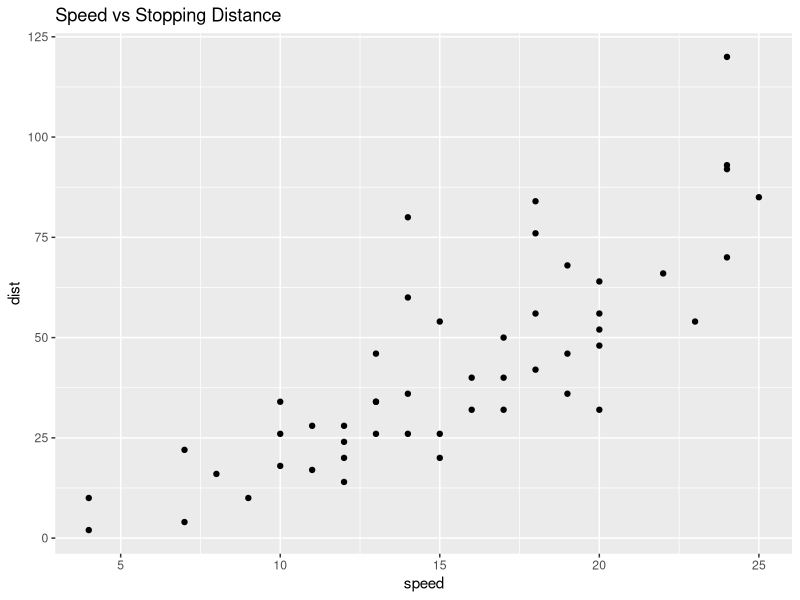
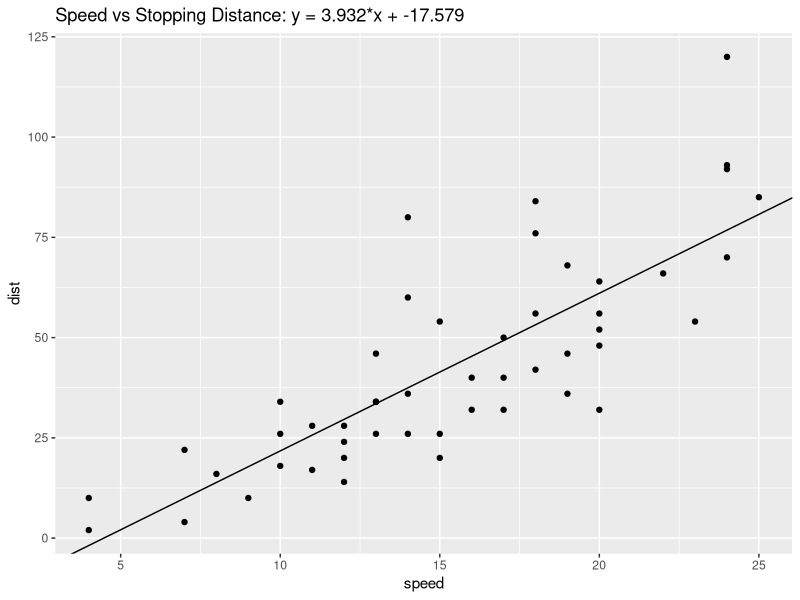
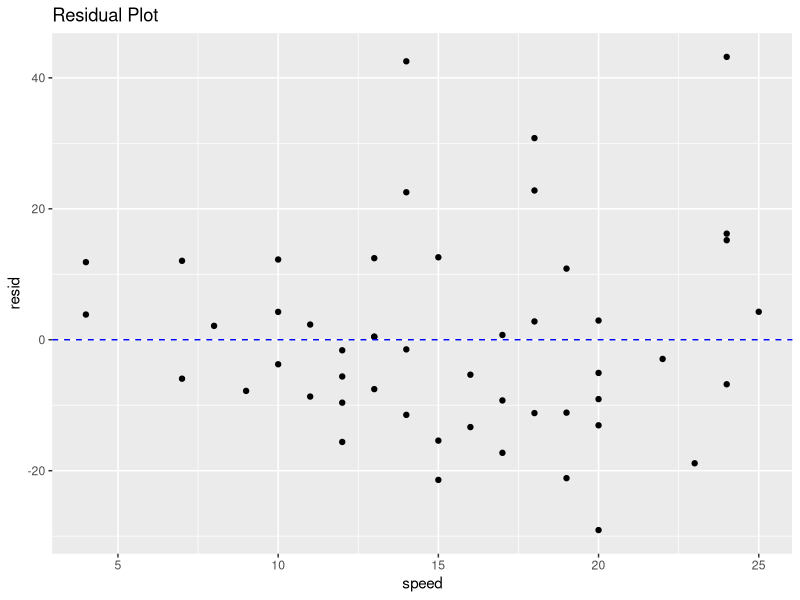

Generate these figures, in order, with R:
## ---- chunk 1
library(ggfortify)
library(ggplot2)
library(dplyr)
knitr::opts_chunk$set(echo = TRUE)
## ---- chunk 2
data(cars)
head(cars, 6)
## ---- chunk 3
ggplot(cars, aes(speed,dist)) + geom_point() + 
  ggtitle("Speed vs Stopping Distance") 
## ---- chunk 4
attach(cars)
lm <- lm(dist ~ speed)
lm
## ---- chunk 5
eq = paste0("y = ", round(lm[1]$coefficients[2],3), "*x + ", round(lm[1]$coefficients[1],3))
ggplot(cars, aes(speed,dist)) + geom_point() + 
  geom_abline(intercept = lm[1]$coefficients[1], slope = lm[1]$coefficients[2]) +
  ggtitle(paste("Speed vs Stopping Distance:",eq)) 
## ---- chunk 6
summary(lm)
## ---- chunk 7
cars$resid <- resid(lm)
ggplot(cars, aes(speed,resid)) + geom_point() + 
  geom_hline(yintercept=0, linetype="dashed", color = "blue") +
  ggtitle("Residual Plot") 
## ---- chunk 8
dist_outlier <- boxplot.stats(cars$dist)$out
print(paste("There is a stopping distance outlier at",dist_outlier))
